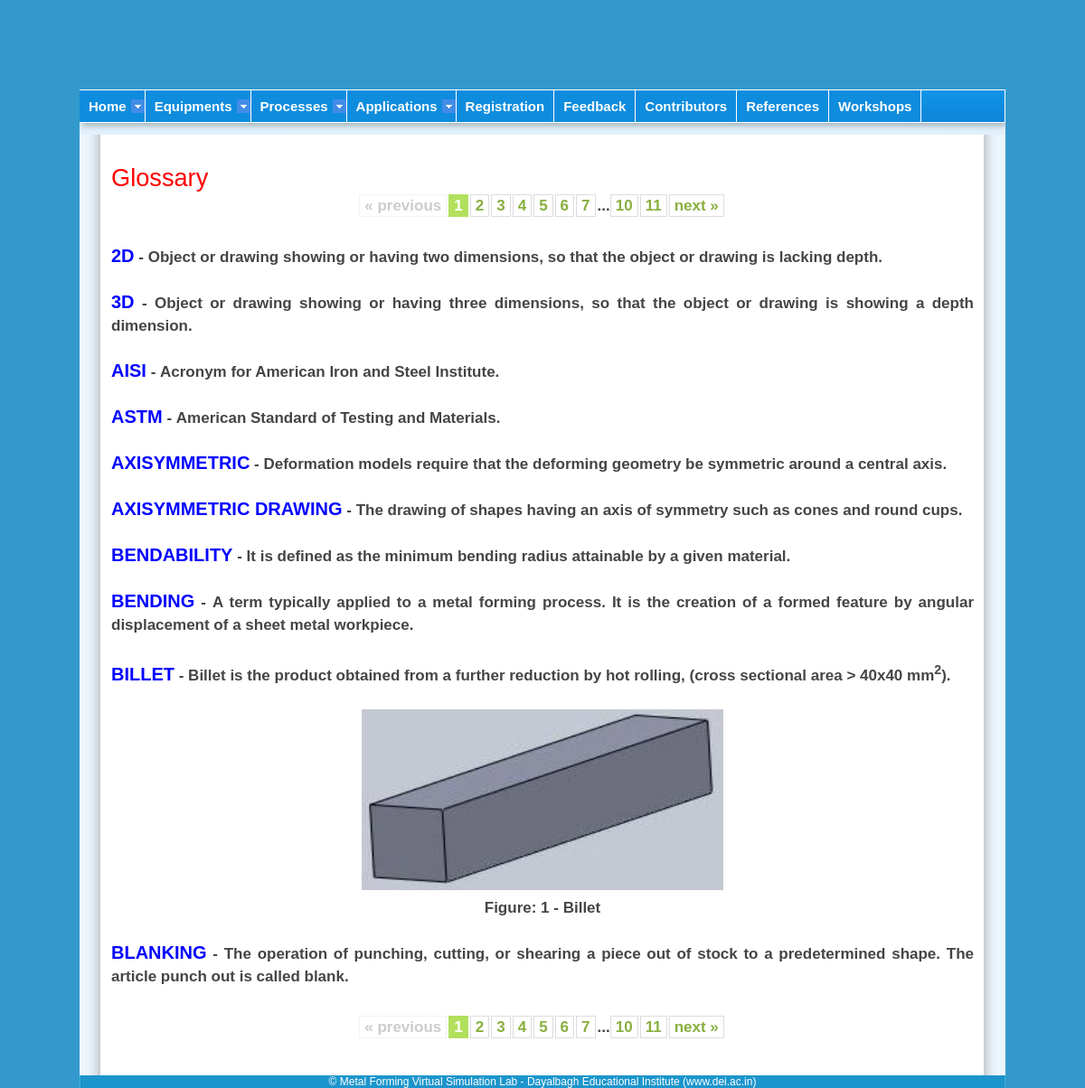
Page /Glossary.php on the committed database.
### tables this page shows
CREATE TABLE IF NOT EXISTS `glossary` (
  `id` int(5) NOT NULL AUTO_INCREMENT,
  `Caption` varchar(200) DEFAULT NULL,
  `Data` text,
  PRIMARY KEY (`id`)
);

### Glossary.php (the view, shortened to what this page needs)
<!DOCTYPE HTML public "-w3c//dtd//xhtml 1.0 transitional//en" "http://www.w3.org/tr/xhtml1/dtd/xhtml1-transitional.dtd">
<html xmlns="http://www.w3.org/1999/xhtml">
<head>
<link href="css/main.css" media="all" rel="stylesheet" type="text/css">
<link href="css/dropdown.css" media="all" rel="stylesheet" type="text/css">
<link href="css/advanced.css" media="all" rel="stylesheet" type="text/css">
<link href="css/pagination.css" media="all" rel="stylesheet" type="text/css">
</head>
<body id="draggingDisabled" bgcolor="#FFFFFF">
<div id="header_main"></div>
<div id="header">
<ul class="dropdown dropdown-horizontal">
<?php
include("mainmenu.php");
require_once ('pagination.php');
?>
</ul></div>
<div style="background-image:url(images/content_bg.jpg);position: relative; margin:auto; width: 1024px; min-height:550px;">
<div class="box">
<h2>Glossary</h2>
<?php
	$page = (int) (!isset($_GET["page"]) ? 1 : $_GET["page"]);
	$page = ($page == 0 ? 1 : $page);
	$perpage = 10;
	$startpoint = ($page * $perpage) - $perpage;
	$sql = @mysql_query("select * FROM `glossary` order by id asc LIMIT $startpoint,$perpage");
	echo Pages("glossary",$perpage,"glossary.php?").'<br>';
	while($Row = mysql_fetch_array($sql)) {
	echo '<span class="blue">'.$Row['Caption'].'</span>&nbsp;-&nbsp;'.$Row['Data'].'<br>';
}
echo Pages("glossary",$perpage,"glossary.php?");
?>
</div></div>
<div id="footer">
&copy; Metal Forming Virtual Simulation Lab - Dayalbagh Educational Institute (www.dei.ac.in)
</div>
</body>
</html>

### mainmenu.php (shortened to what this page needs)
<li class="dir"><a href="home.php">Home</a>
</li>
<li class="dir"><a href="#">Equipments</a>
</li>
<li class="dir"><a href="#">Processes</a>
</li>
<li class="dir"><a href="#">Applications</a>
</li>
<li><a href="Registration.php">Registration</a></li>
<li><a href="feedback.php">Feedback</a></li>
<li><a href="contributors.php">Contributors</a></li>
<li><a href="Reference.php">References</a></li>
<li><a href="#" title="Workshops Held">Workshops</a></li>

### pagination.php (shortened to what this page needs)
<?php
function Pages($tbl_name,$limit,$path)
{
	$query = "SELECT COUNT(*) as num FROM $tbl_name";
	$row = mysql_fetch_array(mysql_query($query));
	$total_pages = $row['num'];
	$adjacents = "2";
	$page = (int) (!isset($_GET["page"]) ? 1 : $_GET["page"]);
	$page = ($page == 0 ? 1 : $page);
	if($page)
	$start = ($page - 1) * $limit;
	else
	$start = 0;
$sql = "SELECT id FROM $tbl_name LIMIT $start, $limit";
$result = mysql_query($sql);
	$prev = $page - 1;
	$next = $page + 1;
	$lastpage = ceil($total_pages/$limit);
	$lpm1 = $lastpage - 1;
	$pagination = "";
if($lastpage > 1)
{
	$pagination .= "<div class='pagination'>";
if ($page > 1)
	$pagination.= "<a href='".$path."page=$prev'>« previous</a>";
else
	$pagination.= "<span class='disabled'>« previous</span>";
if ($lastpage < 7 + ($adjacents * 2))
{
for ($counter = 1; $counter <= $lastpage; $counter++)
{
if ($counter == $page)
	$pagination.= "<span class='current'>$counter</span>";
else
	$pagination.= "<a href='".$path."page=$counter'>$counter</a>";
}
}
elseif($lastpage > 5 + ($adjacents * 2))
{
if($page < 1 + ($adjacents * 2))
{
for ($counter = 1; $counter < 4 + ($adjacents * 2); $counter++)
{
if ($counter == $page)
	$pagination.= "<span class='current'>$counter</span>";
else
	$pagination.= "<a href='".$path."page=$counter'>$counter</a>";
}
	$pagination.= "...";
	$pagination.= "<a href='".$path."page=$lpm1'>$lpm1</a>";
	$pagination.= "<a href='".$path."page=$lastpage'>$lastpage</a>";
}
}
if ($page < $counter - 1)
	$pagination.= "<a href='".$path."page=$next'>next »</a>";
else
	$pagination.= "<span class='disabled'>next »</span>";
	$pagination.= "</div>\n";
}
return $pagination;
}
?>

### css/main.css (style rules this page uses)
* { margin:0;padding:0; }
body { margin: 0; padding: 0; background-color:#3399CC; text-align: justify; font-family: Arial, Helvetica, sans-serif; font-size: 12px; color: #454545; }
h2 { margin-top: 0; color: #ff0000; font-size: 1.6em; font-weight: normal; }
.box { padding: 35px; font-family: Arial; font-size: 17px; font-weight: bold; line-height: 25px; text-align: justify; }
.blue { font-family:arial; font-size:20px; color: #0000ff; text-transform: uppercase; }
a { text-decoration: none; color: #FF00FF; }
#header { margin: 0 auto; width: 1024px; text-align: center; background:url(../images/header-blue.gif) no-repeat left top; height:50px; }
#header_main { margin: 0 auto; width: 1024px; height:55px; text-align: center; background:url(../images/header_01.jpg) no-repeat left top; height:99px; }
#footer { margin: 0 auto; color:#FFFFFF; text-align:center; background:url(../images/footer.jpg) no-repeat center; }

### css/dropdown.css (style rules this page uses)
ul.dropdown, ul.dropdown li, ul.dropdown ul { list-style: none; margin: 0; }
ul.dropdown { position: relative; z-index: 597; float: left; }
ul.dropdown li { float: left; line-height: 1.4em; vertical-align: middle; zoom: 1; }

### css/advanced.css (style rules this page uses)
ul.dropdown { font-weight: bold; font-size: 15px; }
ul.dropdown li { padding: 7px 10px; border-style: solid; border-width: 1px 1px 1px 0; border-color: #fff; background-color: #0E8CDE; color: #fff; }
ul.dropdown a:link, ul.dropdown a:visited { color: #fff; text-decoration: none; }
ul.dropdown *.dir { padding-right: 20px; background-image: url(../images/arrow-down.png); background-position: 100% 50%; background-repeat: no-repeat; }

### css/pagination.css (style rules this page uses)
div.pagination { padding:3px; margin:3px; text-align:center; }
div.pagination a { padding: 2px 5px 2px 5px; margin-right: 2px; border: 1px solid #ddd; text-decoration: none; color: #88AF3F; }
div.pagination span.current { padding: 2px 5px 2px 5px; margin-right: 2px; border: 1px solid #B2E05D; font-weight: bold; background-color: #B2E05D; color: #FFF; }
div.pagination span.disabled { padding: 2px 5px 2px 5px; margin-right: 2px; border: 1px solid #f3f3f3; color: #ccc; }

### rows in the picture
glossary: Caption "2D", Data "Object or drawing showing or having two dimensions, so that the object or drawing is lacking depth."
glossary: Caption "3D", Data "Object or drawing showing or having three dimensions, so that the object or drawing is showing a depth dimension."
glossary: Caption "AISI", Data "Acronym for American Iron and Steel Institute."
glossary: Caption "ASTM", Data "American Standard of Testing and Materials."
glossary: Caption "AXISYMMETRIC", Data "Deformation models require that the deforming geometry be symmetric around a central axis."
glossary: Caption "AXISYMMETRIC DRAWING", Data "The drawing of shapes having an axis of symmetry such as cones and round cups."
glossary: Caption "BENDABILITY", Data "It is defined as the minimum bending radius attainable by a given material."
glossary: Caption "BENDING", Data "A term typically applied to a metal forming process. It is the creation of a formed feature by angular displacement of a sheet metal workpiece."
glossary: Caption "BILLET", Data "Billet is the product obtained from a further reduction by hot rolling, (cross sectional area > 40x40 mm 2 ). Figure: 1 - Billet", Data (picture)
glossary: Caption "BLANKING", Data "The operation of punching, cutting, or shearing a piece out of stock to a predetermined shape. The article punch out is called blank."

### other values in the picture
$lpm1 "10 10"
$lastpage "11 11"
